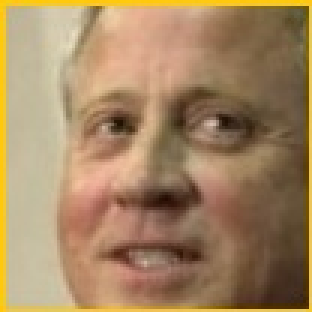
#> input picture Face_similarity_DB/test/Images/notInDatabase/Bruce_Lunsford.jpg, 104 x 104 px (shown 3 times larger)
$ python main.py   (older library calls are emulated)
#> lines starting #> are read from the running program, lines starting #| are printed output that depends on the picture
### CosineSimilarityHOG.py
import numpy as np
import matplotlib.pyplot as plt
import cv2
import os

# A constant size of the image (width , heigth) for resizing the image when computing the histogram
imageScale = (150,150)

# The database folder
DB_folder = "Face_similarity_DB"

# Obtain a list of the image that was inside the database
database_name_list = os.listdir("Face_similarity_DB\data\Images")

# Obtain a list of the test image that was inside the database
test_in_database_name_list = os.listdir("Face_similarity_DB\\test\\Images\\inDatabase")

# Obtain a list of the test image that was not inside the database
test_not_in_database_name_list = os.listdir("Face_similarity_DB\\test\\Images\\notInDatabase")

# Define a class with all functions to perform cosineSimilarity with feature extraction from histogram of Oriented Gradients
class Similarity:
    # Initialize the class by putting the name of the test file and if the test file is inside the database or not
    # inDatabase = 1 -> The test image is not include in the database
    # inDatabase = 2 -> The test image is not include in the database
    def __init__(self, test_image, inDatabase):
        self.test_image = test_image
        self.inDatabase = inDatabase

    # Function to get the image file in the test folder
    # self.inDatabase to determine if the test image is in the database or not
    def accessTestFile(self):
        return cv2.imread(os.path.join(DB_folder, "test", "Images",
                                        "inDatabase" if (self.inDatabase) else "notInDatabase"
                                        , self.test_image), 0)
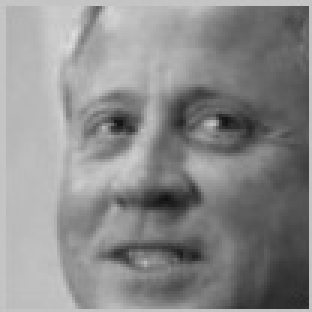
#> returned value: shape (104, 104) (shown 3 times larger); min 16, max 222, mean 138.8

    # Function to get the image file in the data folder (database)
    def accessTargetFile(self, filename):
        return cv2.imread(os.path.join(DB_folder, "data", "Images", filename), 0)

    # Function to resize the image
    def imageResize(self, image):
        return cv2.resize(image, imageScale)
#> returned value: shape (150, 150)

    # Function to get the name of the file by deleting the file type
    def fileNameDelete(self, filename):
        return filename.split(sep=".")[0]

    # A histogram of Oriented Gradients (HOG) feature extraction function
    # reutrn the value of feature vector
    # [27 lines left out: function compute_hog, not called in this run]

    # Compare the similarity by using cosine_similarity function with feature extraction vector from two images
    def cosineSimilarity_HOG(self, vector1, vector2):
        return np.dot(vector1,vector2)/(np.linalg.norm(vector1)*np.linalg.norm(vector2))

    # Create a list of similarity percentage between the test image and all the image inside the database
    def similarityList(self):
        # An Array to store the similarity
        similarity_list = []

        test_image_file = self.accessTestFile() # Acess the image of the test file
        test_image_resize = self.imageResize(test_image_file) # resize the test file image

        # Compare the test image with all the image inside the database
        for target in database_name_list:
            target_image_file = self.accessTargetFile(target) # acess the image of the target file (image inside the datbase)
            target_image_resize = self.imageResize(target_image_file) # resize the target image

            # Compute the histogram of Oriented Gradients (HOG) feature extraction from both target and test image
            feature_extraction_vector_1 = self.compute_hog(target_image_resize)
            feature_extraction_vector_2 = self.compute_hog(test_image_resize)

            similarity = self.cosineSimilarity_HOG(feature_extraction_vector_1,feature_extraction_vector_2) # Compute the similarity percentage between two histogram
            similarity_list.append(similarity) # Add similarity value to the array

        return similarity_list

    # Print a list of similarity percentage between the test image and all the image inside the database
    def printSimilarity(self):
        similarity_list = self.similarityList() # Get the list of similarity from the test and all image in database
        test_image_name = self.fileNameDelete(self.test_image) # Get the name of without the file type of test image

        print("\n <--- Similarity List --->\n")

        # Check the lenght of both similarity and list of image in database array
        if len(similarity_list) == len(database_name_list):
            for i in range(len(similarity_list)):
                similarity = similarity_list[i] # Get the each similarity value
                target = database_name_list[i] # Get the file of the target image
                target_image_name = self.fileNameDelete(target) # Get the name of without the file type of target image
                print("[Similarity] {} <-> {} : {:.4f}".format(test_image_name, target_image_name, similarity))

    # [51 lines left out: function similarityResult, not called in this run]


### main.py
# The CosineSimilarityHOG contain the all the constants, class, and functions necessary to perform a face similarity comparison
import CosineSimilarityHOG

def main():
    # First I want to demonstrate how the program work for one image before processing all the image

    # Initialize the instance to perform similarity comparison
    # Change the image name correspond to if the image is in the database or not
    # 1 - inside database
    # 0 - not inside the database
    cosineSimilarityHOG = CosineSimilarityHOG.Similarity(test_image="Bruce_Lunsford.jpg", inDatabase=0)

    # Print the list of similarity by compare the test image with the images in the database
    cosineSimilarityHOG.printSimilarity()

    # if the test image is in the database, the function print the name of the person inside the image, and display the image of that person
    # if the test image is not in the database, the function print the message name of the person that looks similar to the person in the test image
    # and print the picture of that person
    cosineSimilarityHOG.similarityResult()

    # Now Compare all the test image in both inDatabase and notInDatabase folder

    # All test image that include in database
    print("\n<--- Test Images In Database --->")
    for image in  CosineSimilarityHOG.test_in_database_name_list:
        cosineSimilarityHOG = CosineSimilarityHOG.Similarity(test_image=image, inDatabase=1)
        cosineSimilarityHOG.similarityResult()

    # All test image that is not  include in database
    print("\n<--- Test Images Not In Database --->")
    for image in  CosineSimilarityHOG.test_not_in_database_name_list:
        cosineSimilarityHOG = CosineSimilarityHOG.Similarity(test_image=image, inDatabase=0)
        cosineSimilarityHOG.similarityResult()

if __name__ == "__main__":
#> (the run stopped early here; a loop or call above may not have finished)

$ run again, with Face_similarity_DB/test/Images/notInDatabase/Bruce_Arena.jpg copied over Face_similarity_DB/test/Images/notInDatabase/Bruce_Lunsford.jpg
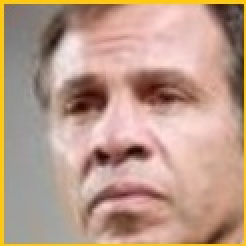
#> input picture Face_similarity_DB/test/Images/notInDatabase/Bruce_Arena.jpg, 123 x 123 px (shown 2 times larger)
#> in accessTestFile, `return cv2.imread(os.path.join(DB_folder, "test", "Images", "inDatabas..`:
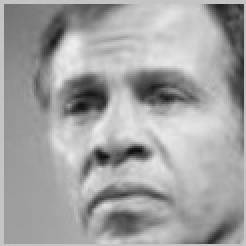
#> returned value: shape (123, 123) (shown 2 times larger); min 15, max 238, mean 162.9
#> in imageResize, `return cv2.resize(image, imageScale)`:
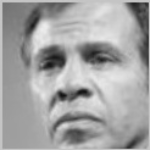
#> returned value: shape (150, 150); min 19, max 236, mean 162.9

$ run again, with Face_similarity_DB/test/Images/notInDatabase/Bruce_Gebhardt.jpg copied over Face_similarity_DB/test/Images/notInDatabase/Bruce_Lunsford.jpg
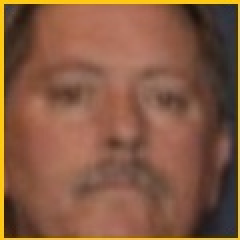
#> input picture Face_similarity_DB/test/Images/notInDatabase/Bruce_Gebhardt.jpg, 120 x 120 px (shown 2 times larger)
#> in accessTestFile, `return cv2.imread(os.path.join(DB_folder, "test", "Images", "inDatabas..`:
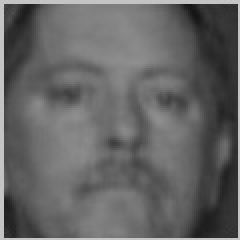
#> returned value: shape (120, 120) (shown 2 times larger); min 20, max 201, mean 100.3
#> in imageResize, `return cv2.resize(image, imageScale)`:
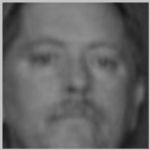
#> returned value: shape (150, 150); min 21, max 199, mean 100.3

$ run again, with Face_similarity_DB/test/Images/notInDatabase/Bruce_Paltrow.jpg copied over Face_similarity_DB/test/Images/notInDatabase/Bruce_Lunsford.jpg
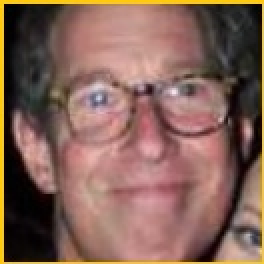
#> input picture Face_similarity_DB/test/Images/notInDatabase/Bruce_Paltrow.jpg, 132 x 132 px (shown 2 times larger)
#> in accessTestFile, `return cv2.imread(os.path.join(DB_folder, "test", "Images", "inDatabas..`:
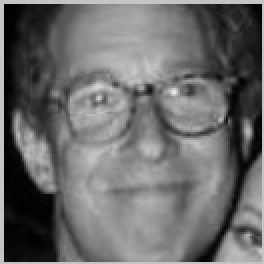
#> returned value: shape (132, 132) (shown 2 times larger); min 0, max 232, mean 107.1
#> in imageResize, `return cv2.resize(image, imageScale)`:
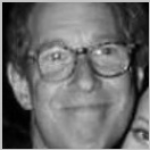
#> returned value: shape (150, 150); min 0, max 231, mean 107.1
